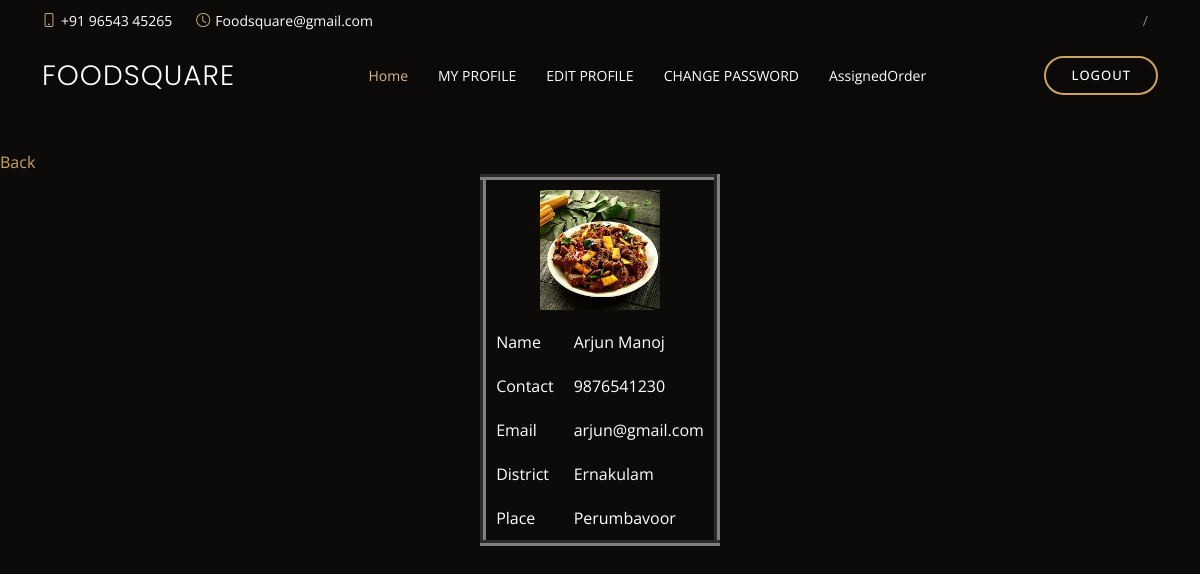
Page /Deliveryboy/profile/ (signed in) on the committed database.
### Guest/models.py (models this page shows)
class tbl_deliveryboy(models.Model):
    dboy_name=models.CharField(max_length=50)
    dboy_gender=models.CharField(max_length=50)
    dboy_contact=models.CharField(max_length=50)
    dboy_email=models.CharField(max_length=50)
    dboy_password=models.CharField(max_length=50)
    place = models.ForeignKey(tbl_place, on_delete=models.CASCADE)
    dboy_photo = models.FileField(upload_to='Assets/DBoyPhoto/')
    dboy_proof = models.FileField(upload_to='Assets/DBoyProof/')
    dboy_status = models.IntegerField(default="0")

### Admin/models.py (models this page shows)
class tbl_place(models.Model):
    place_name=models.CharField(max_length=50)
    place_pincode=models.IntegerField(null=True)
    district=models.ForeignKey(tbl_district,on_delete=models.CASCADE,null=True)

class tbl_district(models.Model):
    district_name=models.CharField(max_length=50)

### Deliveryboy/views.py (the view)
# urls.py: path('profile/',views.Myprofile,name="MyProfile"),
def Myprofile(request):
    deliveryboy_data=tbl_deliveryboy.objects.get(id=request.session['did'])
    return render(request,"deliveryboy/Myprofie.html",{'Deliveryboy':deliveryboy_data})

### Deliveryboy/Templates/deliveryboy/Myprofie.html (shortened to what this page needs)
{% extends 'Deliveryboy/Head.html' %}
{% block content %}
{% load static %}
<!DOCTYPE html>
<html lang="en">
<head>
</head>
<body>
    <a href=" {% url 'Deliveryboy:HomePage' %} ">Back</a>
    <form action="" method="post">
        <table border="6" align="center" cellpadding="10">
    <tr>
        <td colspan="2" align="center"><img src="{{ Deliveryboy.dboy_photo.url }}" alt="img" width="120" height="120"></td>
    </tr>
    <tr>
        <td>Name</td>
        <td>{{ Deliveryboy.dboy_name }}</td>
    </tr>
    <tr>
        <td>Contact</td>
        <td>{{ Deliveryboy.dboy_contact }}</td>
    </tr>
    <tr>
        <td>Email</td>
        <td>{{ Deliveryboy.dboy_email }}</td>
    </tr>
    <tr>
        <td>District</td>
        <td>{{ Deliveryboy.place.district.district_name }}</td>
    </tr>
    <tr>
        <td>Place</td>
        <td>{{ Deliveryboy.place.place_name }}</td>
    </tr>
</table>
</form>
</body>
</html>
{% endblock content %}

### Guest/static/Main/assets/css/style.css (style rules this page uses)
body { font-family: "Open Sans", sans-serif; background: #0c0b09; color: #fff; }
a { color: #cda45e; text-decoration: none; }

### rows in the picture
tbl_deliveryboy: dboy_photo (picture), dboy_name "Arjun Manoj", dboy_contact "9876541230", dboy_email "arjun@gmail.com", place.district.district_name "Ernakulam", place.place_name "Perumbavoor"
